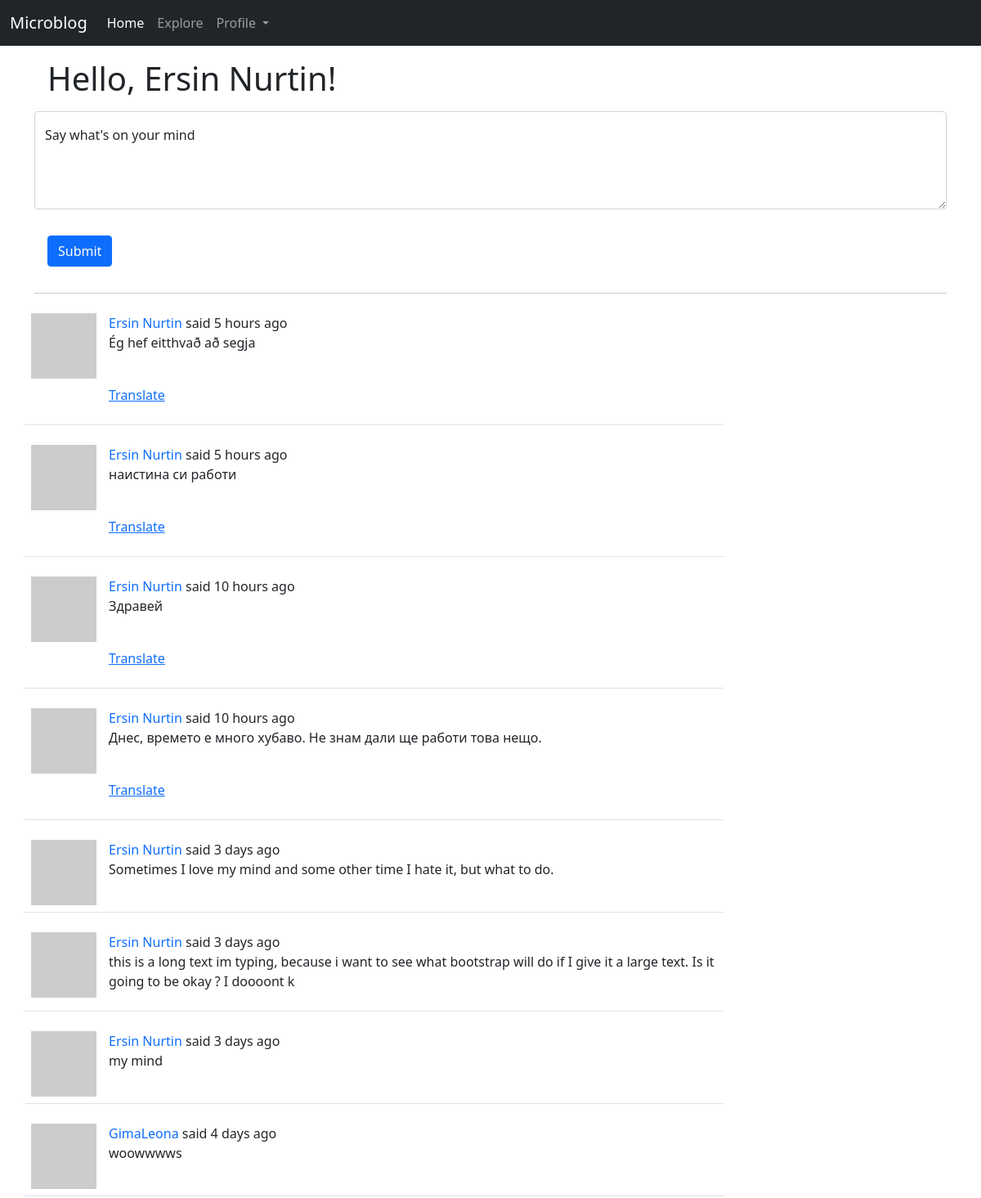
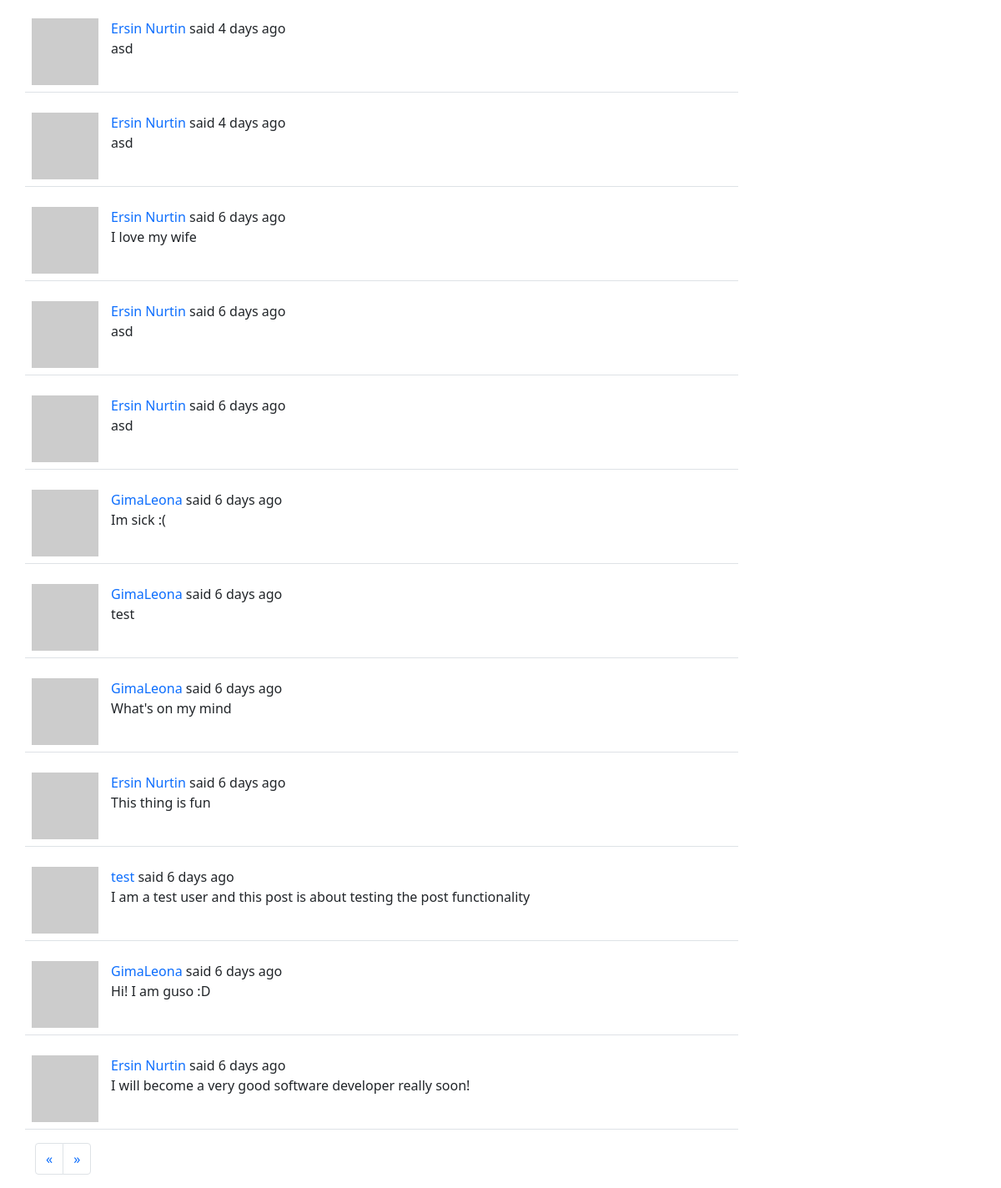
Screenshot of /home (signed in) with the database file from the repository (2 pictures, top to bottom).
### app/models.py (models this page shows, shortened)
class User(UserMixin, db.Model):
	id = db.Column(db.Integer, primary_key=True)
	username = db.Column(db.String(64), index=True, unique=True)
	email = db.Column(db.String(120), index=True, unique=True)
	password_hash = db.Column(db.String(128))
	about_me = db.Column(db.String(140))
	last_seen = db.Column(db.DateTime, default=datetime.utcnow())
	posts = db.relationship('Post', backref='author', lazy='dynamic')
	followed = db.relationship(
		'User', secondary=followers,
		primaryjoin=(followers.c.follower_id == id),
		secondaryjoin=(followers.c.followed_id == id),
		backref=db.backref('followers', lazy='dynamic'), lazy='dynamic')
	def avatar(self, size):
		digest = md5(self.email.lower().encode('utf-8')).hexdigest()
		return f"https://www.gravatar.com/avatar/{digest}?d=identicon&s={size}"
	def followed_posts(self):
		followed = Post.query.join(followers, (followers.c.followed_id == Post.user_id)) \
			.filter(followers.c.follower_id == self.id)
		own = Post.query.filter_by(user_id=self.id)
		return followed.union(own).order_by(Post.timestamp.desc())

class Post(db.Model):
	id = db.Column(db.Integer, primary_key=True)
	body = db.Column(db.String(140))
	timestamp = db.Column(db.DateTime, index=True, default=datetime.utcnow)
	user_id = db.Column(db.Integer, db.ForeignKey('user.id'))
	language = db.Column(db.String(5))

### app/main/routes.py (the view, shortened to what this page needs)
@bp.route('/', methods=['GET', 'POST'])
@bp.route('/home', methods=['GET', 'POST'])
@login_required
def index():
	form = PostForm()
	page = request.args.get('page', 1, type=int)
	posts = current_user.followed_posts().paginate(
		page=page, per_page=current_app.config['POSTS_PER_PAGE'], error_out=False)
	next_url = url_for('main.index', page=posts.next_num) if posts.has_next else None
	prev_url = url_for('main.index', page=posts.prev_num) if posts.has_prev else None
	return render_template('index.html', title='Home Page',
	                       posts=posts.items, form=form, next_url=next_url, prev_url=prev_url)

### app/main/forms.py
class PostForm(FlaskForm):
	post = TextAreaField(_l("Say what's on your mind"), validators=[
		DataRequired(), Length(min=1, max=140)])
	submit = SubmitField(_l('Submit'))

### app/__init__.py (called while the page is built)
def get_locale():
	user = getattr(g, 'user', None)
	if user is not None:
		return user.locale
	return request.accept_languages.best_match(current_app.config['LANGUAGES'])

### app/main/routes.py (called while the page is built)
@bp.before_request
def before_request():
	if current_user.is_authenticated:
		current_user.last_seen = datetime.utcnow()
		db.session.commit()
		g.locale = str(get_locale())

### app/models.py (called while the page is built)
@login.user_loader
def load_user(user_id):
	return User.query.get(int(user_id))

### app/templates/index.html (shortened to what this page needs)
{% extends "layout.html" %}
{% block content %}
  <div class="container">
    <h1 class="mb-3 m-3">{{ _('Hello, %(username)s!', username=current_user.username) }}</h1>
    {% if form %}
    <form action="" method="post">
      <div class="form-floating row-cols-sm-3 mb-3">
        {{ form.post(style="height: 120px", class_="form-control", placeholder=form.post.label.text) }}
        <label>{{ form.post.label.text }}</label>
      </div>
      {{ form.submit(class_="btn btn-primary m-3 mb-3") }}
      <hr>
    </form>
    {% endif %}
  </div>
    {% for post in posts %}
        {% include '_post.html' %}
    {% endfor %}
  <div class="container">
    <nav>
      <ul class="pagination">
        <li class="page-item">
          <a class="page-link{% if prev_url %} disabled{% endif %}" href="{{ prev_url or '#' }}" aria-label="Previous">
            <span aria-hidden="true">&laquo;</span>
          </a>
        </li>
        <li class="page-item">
          <a class="page-link" href="{{ next_url or '#' }}" aria-label="Next">
            <span aria-hidden="true">&raquo;</span>
          </a>
        </li>
      </ul>
    </nav>
  </div>
{% endblock content %}

### app/templates/_post.html (shortened to what this page needs)
<div class="container">
    <table class="table table-hover">
      <tr class="row">
        <td class="col-1"><a href="{{ url_for('main.user', username=post.author.username) }}"><img src=" {{ post.author.avatar(70) }}" alt="user image"/></a>
        <td class="col-8">
          {{ _('%(username)s said %(when)s', username=user_link, when=moment(post.timestamp).fromNow()) }}
          <br>
          <p class="text-body"><span id="post{{ post.id }}">{{ post.body }}</span></p>
          {% if post.language and post.language != g.locale %}
            <br>
                <p><span id="translation{{ post.id }}">
                    <a href="javascript:translate(
                                '#post{{ post.id }}',
                                '#translation{{ post.id }}',
                                '{{ post.language }}',
                                '{{ g.locale }}');">{{ _('Translate') }}</a>
                </span></p>
          {% endif %}
        </td>
      </tr>
    </table>
</div>

### rows the page displays
Post: body "Ég hef eitthvað að segja"
Post: body "наистина си работи"
Post: body "Здравей"
Post: body "Днес, времето е много хубаво. Не знам дали ще работи това нещо."
Post: body "Sometimes I love my mind and some other time I hate it, but what to do."
Post: body "this is a long text im typing, because i want to see what bootstrap will do if I give it a large text. Is it going to be okay ? I doooont k"
Post: body "my mind"
Post: body "woowwwws"
Post: body "asd"
Post: body "asd"
Post: body "I love my wife"
Post: body "asd"
Post: body "asd"
Post: body "Im sick :("
Post: body "test"
Post: body "What's on my mind"
Post: body "This thing is fun"
Post: body "I am a test user and this post is about testing the post functionality"
Post: body "Hi! I am guso :D"
Post: body "I will become a very good software developer really soon!"
